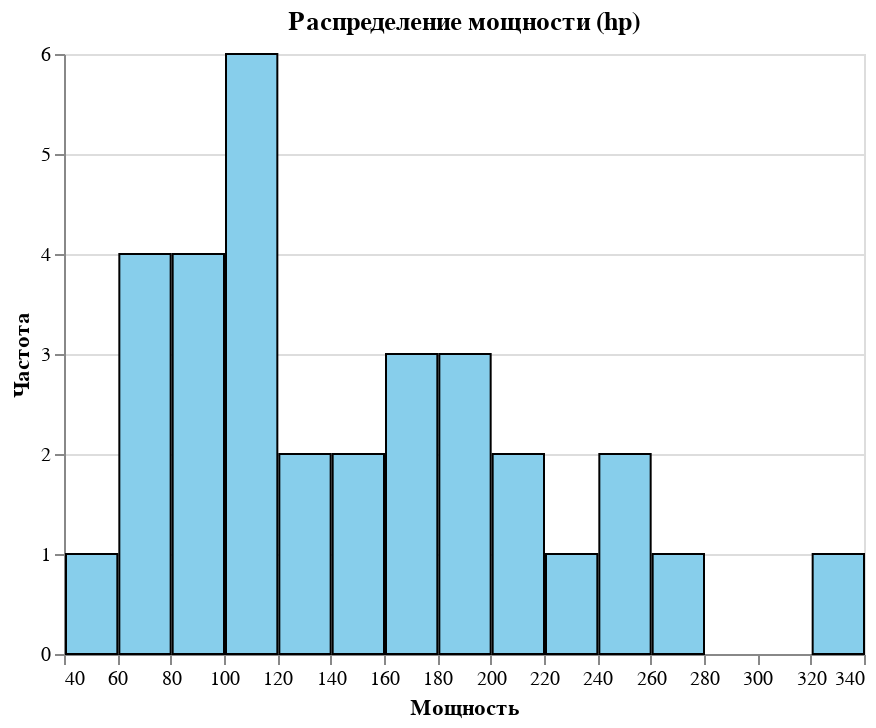

Here is the notebook cell this chart was saved with:
### Code cell
alt.Chart(df).mark_bar().encode(
    alt.X('hp:Q', bin=alt.Bin(maxbins=15), title='Мощность'),
    alt.Y('count():Q', title='Частота'),
    color=alt.value('skyblue'),
    stroke=alt.value('black')
).properties(
    title='Распределение мощности (hp)'
)

### Figure 1 — Vega-Lite specification as saved in the notebook (floating-point values rounded to 4 significant figures)
{"config": {"view": {"continuousWidth": 400, "continuousHeight": 300}}, "data": {"name": "data-3b74de0d2593e2731821517052888931"}, "mark": "bar", "encoding": {"color": {"value": "skyblue"}, "stroke": {"value": "black"}, "x": {"bin": {"maxbins": 15}, "field": "hp", "title": "Мощность", "type": "quantitative"}, "y": {"aggregate": "count", "title": "Частота", "type": "quantitative"}}, "title": "Распределение мощности (hp)", "$schema": "https://vega.github.io/schema/vega-lite/v4.17.0.json", "datasets": {"data-3b74de0d2593e2731821517052888931": [{"model": "Mazda RX4", "mpg": 21.0, "cyl": 6, "disp": 160.0, "hp": 110, "drat": 3.9, "wt": 2.62, "qsec": 16.46, "vs": 0, "am": 1, "gear": 4, "carb": 4}, {"model": "Mazda RX4 Wag", "mpg": 21.0, "cyl": 6, "disp": 160.0, "hp": 110, "drat": 3.9, "wt": 2.875, "qsec": 17.02, "vs": 0, "am": 1, "gear": 4, "carb": 4}, {"model": "Datsun 710", "mpg": 22.8, "cyl": 4, "disp": 108.0, "hp": 93, "drat": 3.85, "wt": 2.32, "qsec": 18.61, "vs": 1, "am": 1, "gear": 4, "carb": 1}, {"model": "Hornet 4 Drive", "mpg": 21.4, "cyl": 6, "disp": 258.0, "hp": 110, "drat": 3.08, "wt": 3.215, "qsec": 19.44, "vs": 1, "am": 0, "gear": 3, "carb": 1}, {"model": "Hornet Sportabout", "mpg": 18.7, "cyl": 8, "disp": 360.0, "hp": 175, "drat": 3.15, "wt": 3.44, "qsec": 17.02, "vs": 0, "am": 0, "gear": 3, "carb": 2}, {"model": "Valiant", "mpg": 18.1, "cyl": 6, "disp": 225.0, "hp": 105, "drat": 2.76, "wt": 3.46, "qsec": 20.22, "vs": 1, "am": 0, "gear": 3, "carb": 1}, {"model": "Duster 360", "mpg": 14.3, "cyl": 8, "disp": 360.0, "hp": 245, "drat": 3.21, "wt": 3.57, "qsec": 15.84, "vs": 0, "am": 0, "gear": 3, "carb": 4}, {"model": "Merc 240D", "mpg": 24.4, "cyl": 4, "disp": 146.7, "hp": 62, "drat": 3.69, "wt": 3.19, "qsec": 20.0, "vs": 1, "am": 0, "gear": 4, "carb": 2}, {"model": "Merc 230", "mpg": 22.8, "cyl": 4, "disp": 140.8, "hp": 95, "drat": 3.92, "wt": 3.15, "qsec": 22.9, "vs": 1, "am": 0, "gear": 4, "carb": 2}, {"model": "Merc 280", "mpg": 19.2, "cyl": 6, "disp": 167.6, "hp": 123, "drat": 3.92, "wt": 3.44, "qsec": 18.3, "vs": 1, "am": 0, "gear": 4, "carb": 4}, {"model": "Merc 280C", "mpg": 17.8, "cyl": 6, "disp": 167.6, "hp": 123, "drat": 3.92, "wt": 3.44, "qsec": 18.9, "vs": 1, "am": 0, "gear": 4, "carb": 4}, {"model": "Merc 450SE", "mpg": 16.4, "cyl": 8, "disp": 275.8, "hp": 180, "drat": 3.07, "wt": 4.07, "qsec": 17.4, "vs": 0, "am": 0, "gear": 3, "carb": 3}, {"model": "Merc 450SL", "mpg": 17.3, "cyl": 8, "disp": 275.8, "hp": 180, "drat": 3.07, "wt": 3.73, "qsec": 17.6, "vs": 0, "am": 0, "gear": 3, "carb": 3}, {"model": "Merc 450SLC", "mpg": 15.2, "cyl": 8, "disp": 275.8, "hp": 180, "drat": 3.07, "wt": 3.78, "qsec": 18.0, "vs": 0, "am": 0, "gear": 3, "carb": 3}, {"model": "Cadillac Fleetwood", "mpg": 10.4, "cyl": 8, "disp": 472.0, "hp": 205, "drat": 2.93, "wt": 5.25, "qsec": 17.98, "vs": 0, "am": 0, "gear": 3, "carb": 4}, {"model": "Lincoln Continental", "mpg": 10.4, "cyl": 8, "disp": 460.0, "hp": 215, "drat": 3.0, "wt": 5.424, "qsec": 17.82, "vs": 0, "am": 0, "gear": 3, "carb": 4}, {"model": "Chrysler Imperial", "mpg": 14.7, "cyl": 8, "disp": 440.0, "hp": 230, "drat": 3.23, "wt": 5.345, "qsec": 17.42, "vs": 0, "am": 0, "gear": 3, "carb": 4}, {"model": "Fiat 128", "mpg": 32.4, "cyl": 4, "disp": 78.7, "hp": 66, "drat": 4.08, "wt": 2.2, "qsec": 19.47, "vs": 1, "am": 1, "gear": 4, "carb": 1}, {"model": "Honda Civic", "mpg": 30.4, "cyl": 4, "disp": 75.7, "hp": 52, "drat": 4.93, "wt": 1.615, "qsec": 18.52, "vs": 1, "am": 1, "gear": 4, "carb": 2}, {"model": "Toyota Corolla", "mpg": 33.9, "cyl": 4, "disp": 71.1, "hp": 65, "drat": 4.22, "wt": 1.835, "qsec": 19.9, "vs": 1, "am": 1, "gear": 4, "carb": 1}, {"model": "Toyota Corona", "mpg": 21.5, "cyl": 4, "disp": 120.1, "hp": 97, "drat": 3.7, "wt": 2.465, "qsec": 20.01, "vs": 1, "am": 0, "gear": 3, "carb": 1}, {"model": "Dodge Challenger", "mpg": 15.5, "cyl": 8, "disp": 318.0, "hp": 150, "drat": 2.76, "wt": 3.52, "qsec": 16.87, "vs": 0, "am": 0, "gear": 3, "carb": 2}, {"model": "AMC Javelin", "mpg": 15.2, "cyl": 8, "disp": 304.0, "hp": 150, "drat": 3.15, "wt": 3.435, "qsec": 17.3, "vs": 0, "am": 0, "gear": 3, "carb": 2}, {"model": "Camaro Z28", "mpg": 13.3, "cyl": 8, "disp": 350.0, "hp": 245, "drat": 3.73, "wt": 3.84, "qsec": 15.41, "vs": 0, "am": 0, "gear": 3, "carb": 4}, {"model": "Pontiac Firebird", "mpg": 19.2, "cyl": 8, "disp": 400.0, "hp": 175, "drat": 3.08, "wt": 3.845, "qsec": 17.05, "vs": 0, "am": 0, "gear": 3, "carb": 2}, {"model": "Fiat X1-9", "mpg": 27.3, "cyl": 4, "disp": 79.0, "hp": 66, "drat": 4.08, "wt": 1.935, "qsec": 18.9, "vs": 1, "am": 1, "gear": 4, "carb": 1}, {"model": "Porsche 914-2", "mpg": 26.0, "cyl": 4, "disp": 120.3, "hp": 91, "drat": 4.43, "wt": 2.14, "qsec": 16.7, "vs": 0, "am": 1, "gear": 5, "carb": 2}, {"model": "Lotus Europa", "mpg": 30.4, "cyl": 4, "disp": 95.1, "hp": 113, "drat": 3.77, "wt": 1.513, "qsec": 16.9, "vs": 1, "am": 1, "gear": 5, "carb": 2}, {"model": "Ford Pantera L", "mpg": 15.8, "cyl": 8, "disp": 351.0, "hp": 264, "drat": 4.22, "wt": 3.17, "qsec": 14.5, "vs": 0, "am": 1, "gear": 5, "carb": 4}, {"model": "Ferrari Dino", "mpg": 19.7, "cyl": 6, "disp": 145.0, "hp": 175, "drat": 3.62, "wt": 2.77, "qsec": 15.5, "vs": 0, "am": 1, "gear": 5, "carb": 6}, {"model": "Maserati Bora", "mpg": 15.0, "cyl": 8, "disp": 301.0, "hp": 335, "drat": 3.54, "wt": 3.57, "qsec": 14.6, "vs": 0, "am": 1, "gear": 5, "carb": 8}, {"model": "Volvo 142E", "mpg": 21.4, "cyl": 4, "disp": 121.0, "hp": 109, "drat": 4.11, "wt": 2.78, "qsec": 18.6, "vs": 1, "am": 1, "gear": 4, "carb": 2}]}}
